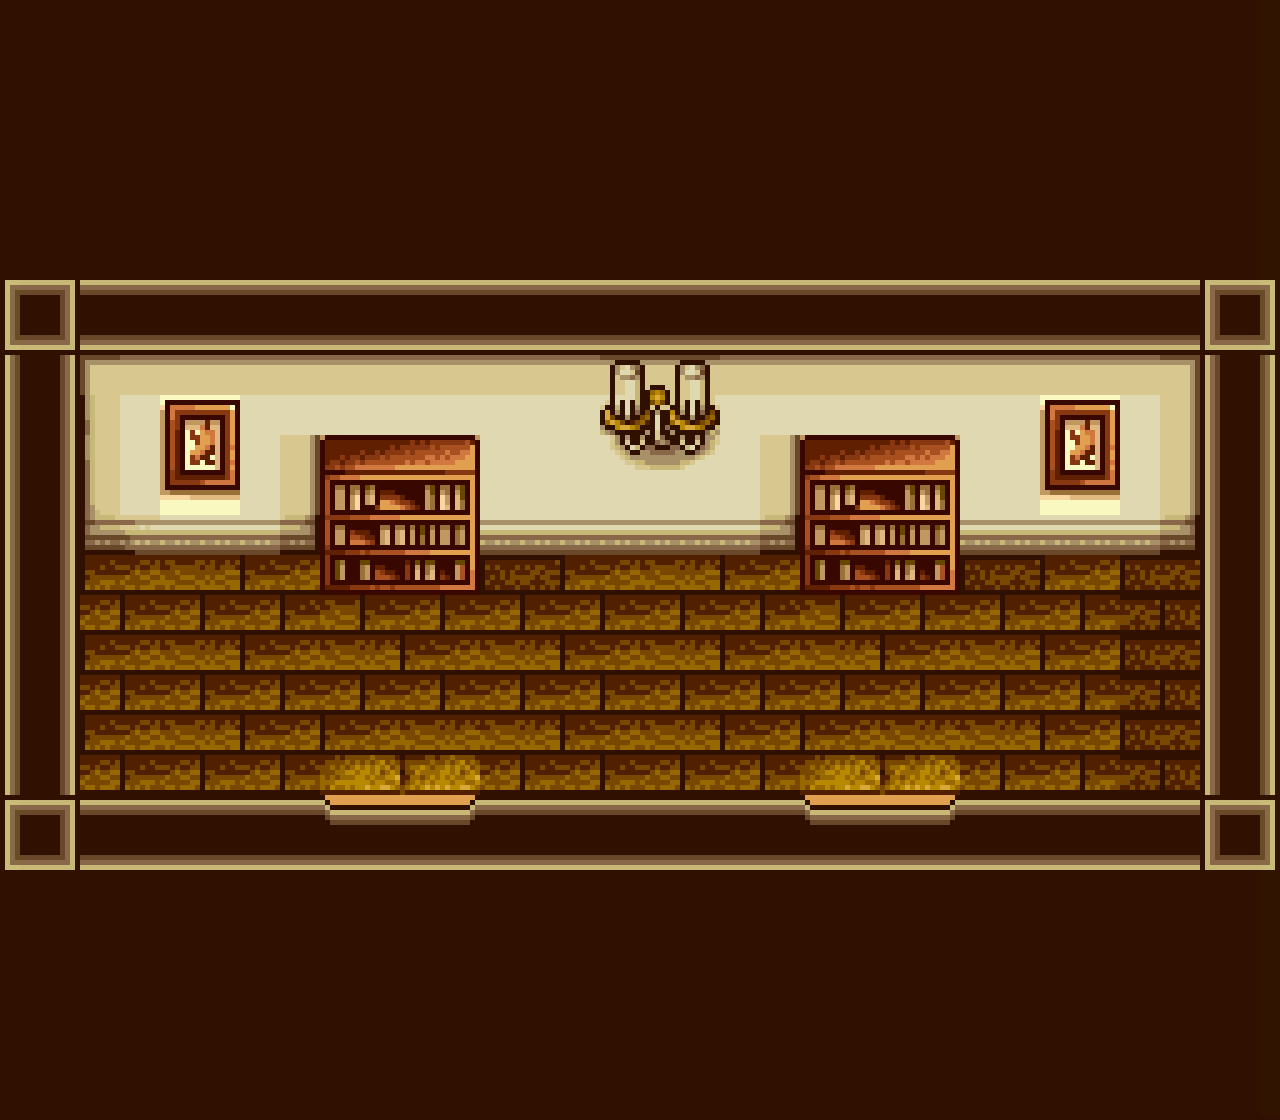

A 2D game scene composited from a Tiled map and its tileset images. What follows is a short description and the map's XML, with each tile layer's data collapsed to a summary:
An orthogonal 64x56 tile map with 20x20 px tiles, 2 tile layers (background, blocked) and 2 objects.

<map version="1.2" tiledversion="1.3.5" orientation="orthogonal" renderorder="right-down" width="64" height="56" tilewidth="20" tileheight="20" infinite="0" nextlayerid="4" nextobjectid="3">
 <tileset firstgid="1" name="manor-hallway-tileset-20px" tilewidth="20" tileheight="20" tilecount="3584" columns="64">
  <image source="../images/background/building-manor-hallway.png" width="1280" height="1120" />
 </tileset>
 <layer id="1" name="background" width="64" height="56" locked="1">
  <data>[3584 cells, 912 non-empty, 912 distinct tile ids]</data>
 </layer>
 <layer id="2" name="blocked" width="64" height="56" locked="1">
  <data>[3584 cells, 2672 non-empty, 2672 distinct tile ids]</data>
 </layer>
 <objectgroup id="3" name="exits">
  <object id="1" x="809.487" y="819.799" width="140.5" height="23.2019">
   <properties>
    <property name="exit" value="sceneManor" />
   </properties>
  </object>
  <object id="2" x="332.56" y="819.799" width="135.344" height="23.2019">
   <properties>
    <property name="exit" value="sceneBedroomManor" />
   </properties>
  </object>
 </objectgroup>
</map>
